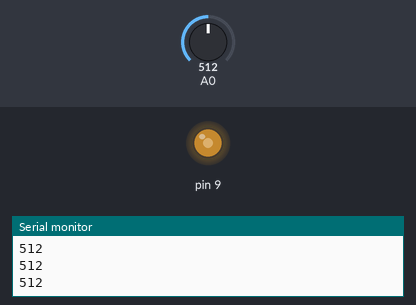
The sketch below on a simulated Arduino Uno, built with avr-gcc and run on an emulated ATmega328P. Shown: output pins drawn as LEDs (lit = HIGH), the last lines printed to the serial monitor. Inputs (shaded band) come from the test bench; at power-on: A0 = 512.

Above: at 1.2 s.
1.3 s: A0 set to 716
At 2.2 s:
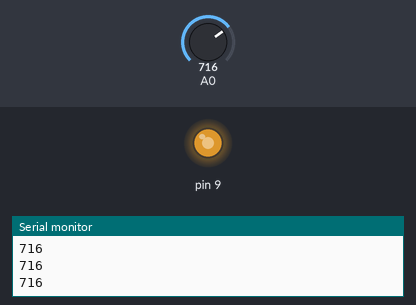
2.9 s: A0 set to 900
At 4.2 s:
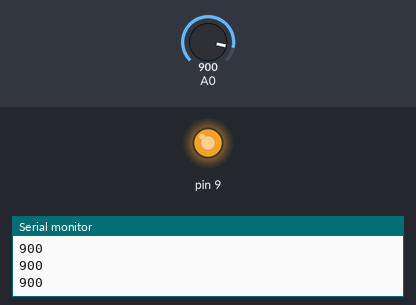
4.5 s: A0 set to 122
At 5.7 s:
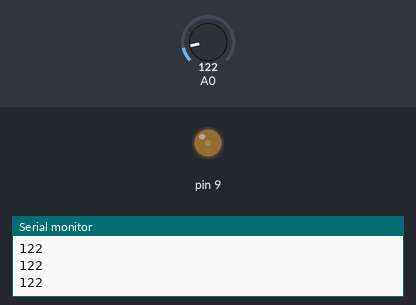
6.0 s: A0 set to 0
At 6.6 s:
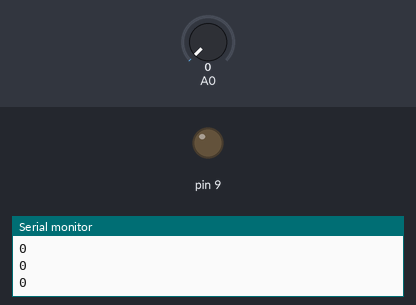
7.6 s: A0 set to 511
At 8.6 s:
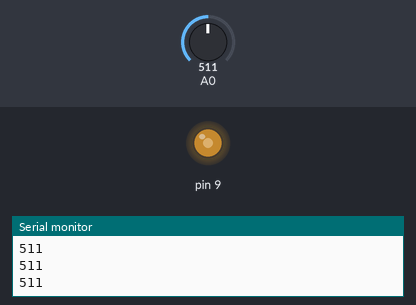
Timing chart, 0 to 10.2 s (numbered marks = the images above; inputs shaded):
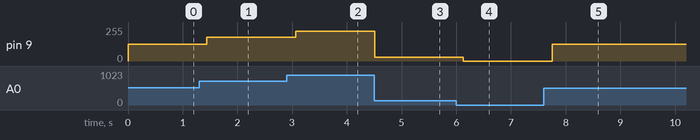

The sketch:

brightness-regulator-potentiometer.ino
```cpp
int potenziometro;
float valore;   //variabile con la virgola

void setup() {
  Serial.begin(9600);
}

void loop() {
  potenziometro=analogRead(A0);
  Serial.println(potenziometro);
  valore=potenziometro;
  valore=valore/1023;
  valore=valore*255;

  analogWrite(9,valore);
  delay(180);
}
```

Measured:
- after the input at 1.3 s, pin 9: 127/255 → 178/255 after 0.14 s
- after the input at 2.9 s, pin 9: 178/255 → 224/255 after 0.17 s
- after the input at 4.5 s, pin 9: 224/255 → 30/255 at once
- after the input at 6.0 s, pin 9: 30/255 → 0/255 after 0.13 s
- after the input at 7.6 s, pin 9: 0/255 → 127/255 after 0.15 s
